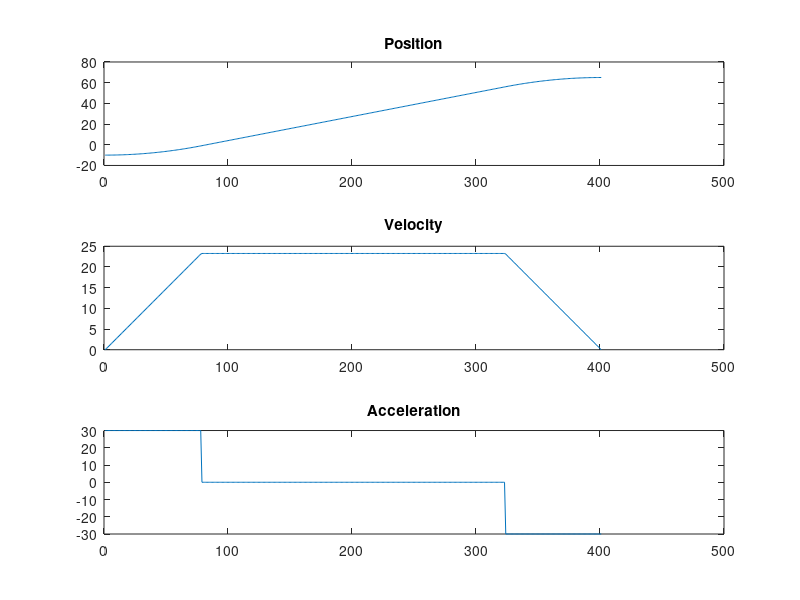

Here is the MATLAB script that generated this plot:
clear all;
clc;
tf = 4; % Given time limit
theta_f = 65; % final position(in degrees)
theta_o = -10; % initial position(in degrees)
a = 30; % Acceleration of theta (ind deg/sec^2)

tb = (tf/2) - ((sqrt((a^2*tf^2)-(4*a*(theta_f-theta_o)))/(2*a))); % (The initial blend time)

tbo = tf - tb; % final time minus the beldn time, time where the blend region ends

theta_b =  theta_o+ 0.5*a* tb^2; % calculation of theta in blend time tb
theta_b_vel = a*tb; % vleocity at the blend time tb

t = 0:0.01:tf; 

r1 = (t < tb);  % region 1 with increasing velocity
 
r2 = (t>=tb) & (t<tbo); % region 2 with constant velocity

r3 = (t>=tbo); % region 3 with decreasing velocity

pos= zeros(size(t)); 
vel= zeros(size(t));
acc= zeros(size(t));

% Calculation of position in the three regions
pos(r1) = theta_o + (0.5*a*t(r1).^2 );
pos(r2) = theta_o - (0.5*a*tb.^2) + (theta_b_vel*t(r2));
%pos(r2) = theta_b + (theta_b_vel*t(r2));
pos(r3) = theta_f - (0.5*a*(tf-t(r3)).^2);
%plot(pos)

%Calculations of Velocity in the three regions
vel(r1) = a*t(r1);
vel(r2) = theta_b_vel;
vel(r3) = a*(tf-t(r3));
%plot(vel)

%Calculations of acceleration in the three regions
acc(r1) = a;
acc(r2) = 0.0;
acc(r3) = -a;

%Plot the figure
figure;
subplot(3,1,1);
plot(pos);
title('Position');
subplot(3,1,2);
plot(vel);
title('Velocity');
subplot(3,1,3);
plot(acc);
title('Acceleration');